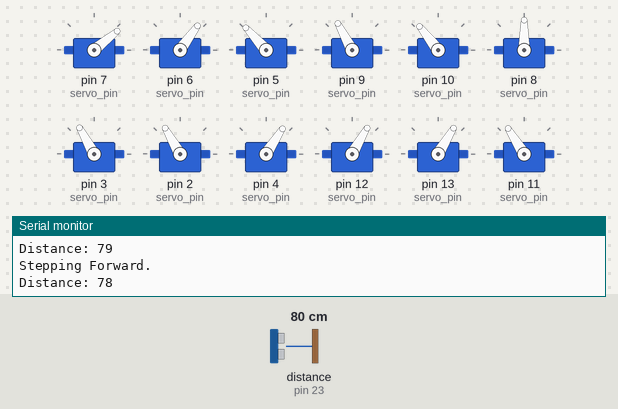
This sketch was run on a simulated Arduino Mega 2560, built with avr-gcc and run on an emulated ATmega2560. On the bench: 12 × servo, the last lines printed to the serial monitor. Wiring (inferred from the names in the program): ultrasonic range finder: trigger pin 22; echo pin 23. The inputs (shaded band) are chosen by the test bench; at power-on: distance to the obstacle (sensor on pin 23) 80 cm. The echo pulse lasts 58.3 µs per cm.

Above: at 5.8 s.
5.9 s: distance to the obstacle (sensor on pin 23) set to 2 cm
At 6.64 s:
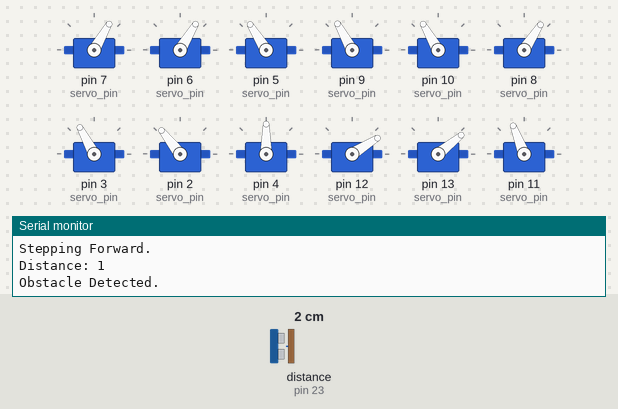
9.4 s: distance to the obstacle (sensor on pin 23) set to 35 cm
At 10.34 s:
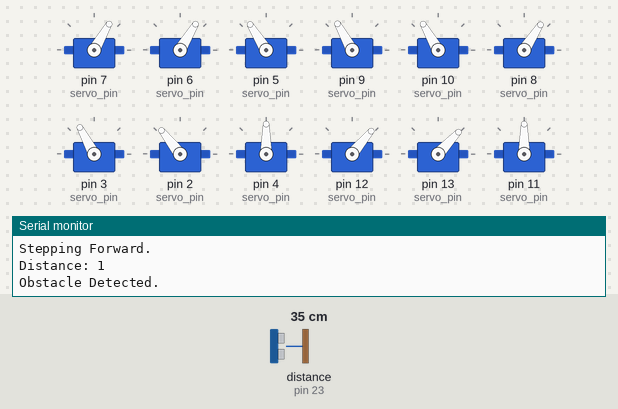
12.9 s: distance to the obstacle (sensor on pin 23) set to 24 cm
At 15.96 s:
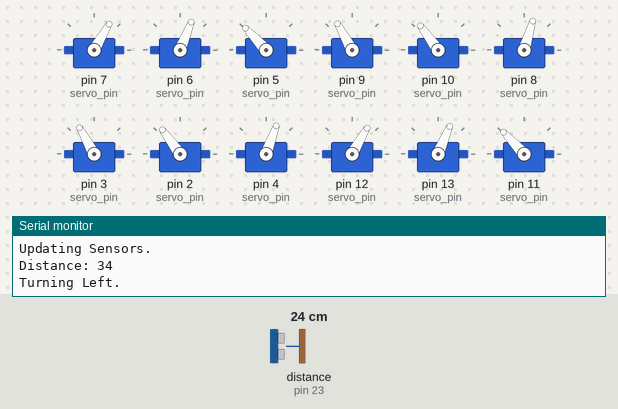
16.8 s: distance to the obstacle (sensor on pin 23) set to 18 cm
At 17.8 s:
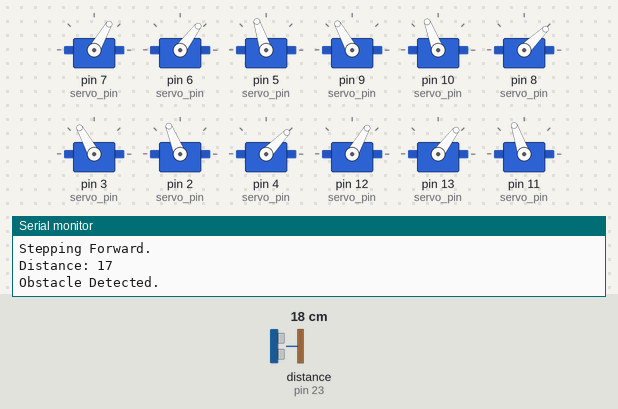
28.1 s: distance to the obstacle (sensor on pin 23) set to 60 cm
32.0 s: distance to the obstacle (sensor on pin 23) set to 9 cm
Timing chart, 0 to 52.9 s (numbered marks = the images above; inputs shaded):
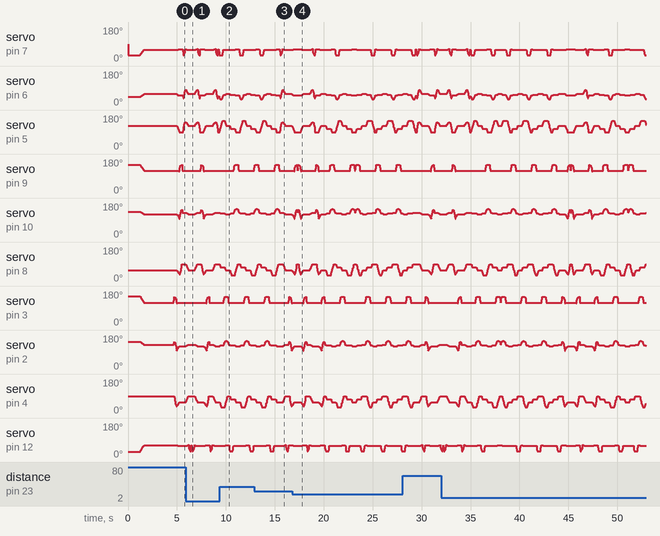

Measured:
- the behaviour switches between 22 and 21 cm on distance to the obstacle (sensor on pin 23) (found by bisection; images 3 and 4)

The sketch:

ArcanthrobotFinal.ino
```cpp
/* Project: Arcanthrobot
 *  Author: Laneal Dickerson, Ricky Le, Michael Moloney
  - Partial Code Credit:  panerqiang@sunfounder.com
  - Date:  4/18/2019
  - Class: CSC 4110 Embedded Systems
  - Instructor: Dr. Michael Weeks
   -----------------------------------------------------------------------------
  - Overview: This project allows a robot using an Arduino Mega 2560 and a HC-SR04
    Sensor to "Autonomously" Move around and avoid obstacles.
  - Usage: Run the Code and Upload to Arduino Board. The Robot will begin to move on
    its own.
 */

#include <Servo.h>    //Need Servo Library to Initialize and Use Servos
#include <FlexiTimer2.h>//Need FlexiTimer Library to control speed and timing of Servos

/* Servo Initialization */
Servo servo[4][3];
const int servo_pin[4][3] = { {7, 6, 5}, {9, 10, 8}, {3, 2, 4}, {12, 13, 11} };

/* Defined Constants for Size of Robot */
const float length_a = 55;
const float length_b = 77.5;
const float length_c = 27.5;
const float length_side = 71;
const float z_absolute = -28;

/* Defined Constants for Movement */
const float z_default = -50, z_up = -30, z_boot = z_absolute;
const float x_default = 62, x_offset = 0;
const float y_start = 0, y_step = 40;

/* Defined Variables for Movement */
volatile float site_now[4][3];    //"Real-Time" Coordinates of Legs
volatile float site_expect[4][3]; //Expected Coordinates of Legs
float temp_speed[4][3];   //Speed of Servo Motors (Turn Speed), Re-calculated before every movement
float move_speed;     //Movement Speed
float speed_multiple = 1; //Movement Speed Multiple
const float spot_turn_speed = 4;
const float leg_move_speed = 8;
const float body_move_speed = 3;
const float stand_seat_speed = 1;
volatile int rest_counter;      //Automatic Rest Counter
const float KEEP = 255;
const float pi = 3.1415926;
/* Defined Constants for Turning */
const float temp_a = sqrt(pow(2 * x_default + length_side, 2) + pow(y_step, 2));
const float temp_b = 2 * (y_start + y_step) + length_side;
const float temp_c = sqrt(pow(2 * x_default + length_side, 2) + pow(2 * y_start + y_step + length_side, 2));
const float temp_alpha = acos((pow(temp_a, 2) + pow(temp_b, 2) - pow(temp_c, 2)) / 2 / temp_a / temp_b);
const float turn_x1 = (temp_a - length_side) / 2;
const float turn_y1 = y_start + y_step / 2;
const float turn_x0 = turn_x1 - temp_b * cos(temp_alpha);
const float turn_y0 = temp_b * sin(temp_alpha) - turn_y1 - length_side;

/* Initialize Sensor and Sensor Variables */
const int trigPin = 22;
const int echoPin = 23;
long duration;
int distance;

void setup(){
  pinMode(trigPin, OUTPUT); // Set Trig Pin on Sensor to Output
  pinMode(echoPin, INPUT); // Set Echo Pin on Sensor to read Input
  Serial.begin(9600); // Serial Communication Baud Rate
  Serial.println("Robot starts initialization");
  set_site(0, x_default - x_offset, y_start + y_step, z_boot); // Initialize Default/Starting Coordinates
  set_site(1, x_default - x_offset, y_start + y_step, z_boot);
  set_site(2, x_default + x_offset, y_start, z_boot);
  set_site(3, x_default + x_offset, y_start, z_boot);
  for (int i = 0; i < 4; i++){
    for (int j = 0; j < 3; j++){
      site_now[i][j] = site_expect[i][j];
    }
  }
  FlexiTimer2::set(20, servo_service); //Start Servo Timers
  FlexiTimer2::start();
  Serial.println("Servo service started");
  servo_attach(); //Initialize Servos
  Serial.println("Servos initialized");
  Serial.println("Robot initialization Complete");
  stand();
  delay(3000);
}

/* Function to Initialize Servos / Set Pins */
void servo_attach(void){
  for (int i = 0; i < 4; i++){
    for (int j = 0; j < 3; j++){
      servo[i][j].attach(servo_pin[i][j]);
      delay(100);
    }
  }
}

/* Function to Remove Servo Communication from Pins (For Documentation) */
void servo_detach(void){
  for (int i = 0; i < 4; i++){
    for (int j = 0; j < 3; j++){
      servo[i][j].detach();
      delay(100);
    }
  }
}

/* Loop Function; Senses Surrounding and Avoids if Necessary; Constantly Moves Forward */
void loop(){
  sense();
  avoid();
  step_forward(1);
}

/* Senses using HCSR04 Sensor; Pulses for 2 Microseconds then Pulses a HIGH Signal for Echo to read back information */
void sense(){
  digitalWrite(trigPin, LOW);
  delayMicroseconds(2);
  digitalWrite(trigPin, HIGH);
  delayMicroseconds(10);
  digitalWrite(trigPin, LOW);
  duration = pulseIn(echoPin, HIGH);
  distance= duration*0.034/2; //Calculate Distance from the Return Time of the Sound Wave
  Serial.print("Distance: ");
  Serial.println(distance);
}

/* If Distance Calculated is Less than 20, Step Back and Check Left, if Object is still in the way, turn right */
void avoid(){
    if(distance <= 20){
      Serial.println("Obstacle Detected.");
      step_back(3);
      turn_left(3);
      Serial.println("Updating Sensors.");
      sense();
      if(distance <= 20){
        turn_right(6);
      }
        else{
          turn_left(3);
        }
      }
}

/* Standing Function, Used to have a default starting stance */
void stand(void){
  move_speed = stand_seat_speed;
  for (int leg = 0; leg < 4; leg++){
    set_site(leg, KEEP, KEEP, z_default);
  }
  wait_all_reach();
  Serial.println("Standing.");
}

/* Turn Left Function */
/* Function moves Legs 1 and 3, and then waits for Servos to finish before moving 2 and 4, Simulating Turning Movement */
void turn_left(unsigned int step){
  move_speed = spot_turn_speed;
  while (step-- > 0){
    if (site_now[3][1] == y_start){
      set_site(3, x_default + x_offset, y_start, z_up); //Move Leg 0 and 2
      wait_all_reach();

      set_site(0, turn_x1 - x_offset, turn_y1, z_default);
      set_site(1, turn_x0 - x_offset, turn_y0, z_default);
      set_site(2, turn_x1 + x_offset, turn_y1, z_default);
      set_site(3, turn_x0 + x_offset, turn_y0, z_up);
      wait_all_reach();

      set_site(3, turn_x0 + x_offset, turn_y0, z_default);
      wait_all_reach();

      set_site(0, turn_x1 + x_offset, turn_y1, z_default);
      set_site(1, turn_x0 + x_offset, turn_y0, z_default);
      set_site(2, turn_x1 - x_offset, turn_y1, z_default);
      set_site(3, turn_x0 - x_offset, turn_y0, z_default);
      wait_all_reach();

      set_site(1, turn_x0 + x_offset, turn_y0, z_up);
      wait_all_reach();

      set_site(0, x_default + x_offset, y_start, z_default);
      set_site(1, x_default + x_offset, y_start, z_up);
      set_site(2, x_default - x_offset, y_start + y_step, z_default);
      set_site(3, x_default - x_offset, y_start + y_step, z_default);
      wait_all_reach();

      set_site(1, x_default + x_offset, y_start, z_default);
      wait_all_reach();
    }
    else{
      set_site(0, x_default + x_offset, y_start, z_up); //Move Leg 1 and 3
      wait_all_reach();

      set_site(0, turn_x0 + x_offset, turn_y0, z_up);
      set_site(1, turn_x1 + x_offset, turn_y1, z_default);
      set_site(2, turn_x0 - x_offset, turn_y0, z_default);
      set_site(3, turn_x1 - x_offset, turn_y1, z_default);
      wait_all_reach();

      set_site(0, turn_x0 + x_offset, turn_y0, z_default);
      wait_all_reach();

      set_site(0, turn_x0 - x_offset, turn_y0, z_default);
      set_site(1, turn_x1 - x_offset, turn_y1, z_default);
      set_site(2, turn_x0 + x_offset, turn_y0, z_default);
      set_site(3, turn_x1 + x_offset, turn_y1, z_default);
      wait_all_reach();

      set_site(2, turn_x0 + x_offset, turn_y0, z_up);
      wait_all_reach();

      set_site(0, x_default - x_offset, y_start + y_step, z_default);
      set_site(1, x_default - x_offset, y_start + y_step, z_default);
      set_site(2, x_default + x_offset, y_start, z_up);
      set_site(3, x_default + x_offset, y_start, z_default);
      wait_all_reach();

      set_site(2, x_default + x_offset, y_start, z_default);
      wait_all_reach();
    }
  }
  Serial.println("Turning Left.");
}

/* Turning Right Function */
/* Does the Reverse order of turn_left() */
void turn_right(unsigned int step){
  move_speed = spot_turn_speed;
  while (step-- > 0){
    if (site_now[2][1] == y_start){
      set_site(2, x_default + x_offset, y_start, z_up); //Move Legs 1 and 3
      wait_all_reach();

      set_site(0, turn_x0 - x_offset, turn_y0, z_default);
      set_site(1, turn_x1 - x_offset, turn_y1, z_default);
      set_site(2, turn_x0 + x_offset, turn_y0, z_up);
      set_site(3, turn_x1 + x_offset, turn_y1, z_default);
      wait_all_reach();

      set_site(2, turn_x0 + x_offset, turn_y0, z_default);
      wait_all_reach();

      set_site(0, turn_x0 + x_offset, turn_y0, z_default);
      set_site(1, turn_x1 + x_offset, turn_y1, z_default);
      set_site(2, turn_x0 - x_offset, turn_y0, z_default);
      set_site(3, turn_x1 - x_offset, turn_y1, z_default);
      wait_all_reach();

      set_site(0, turn_x0 + x_offset, turn_y0, z_up);
      wait_all_reach();

      set_site(0, x_default + x_offset, y_start, z_up);
      set_site(1, x_default + x_offset, y_start, z_default);
      set_site(2, x_default - x_offset, y_start + y_step, z_default);
      set_site(3, x_default - x_offset, y_start + y_step, z_default);
      wait_all_reach();

      set_site(0, x_default + x_offset, y_start, z_default);
      wait_all_reach();
    }
    else{
      set_site(1, x_default + x_offset, y_start, z_up); //Move Legs 0 and 2
      wait_all_reach();

      set_site(0, turn_x1 + x_offset, turn_y1, z_default);
      set_site(1, turn_x0 + x_offset, turn_y0, z_up);
      set_site(2, turn_x1 - x_offset, turn_y1, z_default);
      set_site(3, turn_x0 - x_offset, turn_y0, z_default);
      wait_all_reach();

      set_site(1, turn_x0 + x_offset, turn_y0, z_default);
      wait_all_reach();

      set_site(0, turn_x1 - x_offset, turn_y1, z_default);
      set_site(1, turn_x0 - x_offset, turn_y0, z_default);
      set_site(2, turn_x1 + x_offset, turn_y1, z_default);
      set_site(3, turn_x0 + x_offset, turn_y0, z_default);
      wait_all_reach();

      set_site(3, turn_x0 + x_offset, turn_y0, z_up);
      wait_all_reach();

      set_site(0, x_default - x_offset, y_start + y_step, z_default);
      set_site(1, x_default - x_offset, y_start + y_step, z_default);
      set_site(2, x_default + x_offset, y_start, z_default);
      set_site(3, x_default + x_offset, y_start, z_up);
      wait_all_reach();

      set_site(3, x_default + x_offset, y_start, z_default);
      wait_all_reach();
    }
  }
  Serial.println("Turning Right.");
}

/* Move Forward */
/* Imitates Spider Movement going Forward */
void step_forward(unsigned int step){
  move_speed = leg_move_speed;
  while (step-- > 0){
    if (site_now[2][1] == y_start){
      set_site(2, x_default + x_offset, y_start, z_up); //Move Legs 0 and 1
      wait_all_reach();
      set_site(2, x_default + x_offset, y_start + 2 * y_step, z_up);
      wait_all_reach();
      set_site(2, x_default + x_offset, y_start + 2 * y_step, z_default);
      wait_all_reach();

      move_speed = body_move_speed;

      set_site(0, x_default + x_offset, y_start, z_default);
      set_site(1, x_default + x_offset, y_start + 2 * y_step, z_default);
      set_site(2, x_default - x_offset, y_start + y_step, z_default);
      set_site(3, x_default - x_offset, y_start + y_step, z_default);
      wait_all_reach();

      move_speed = leg_move_speed;

      set_site(1, x_default + x_offset, y_start + 2 * y_step, z_up);
      wait_all_reach();
      set_site(1, x_default + x_offset, y_start, z_up);
      wait_all_reach();
      set_site(1, x_default + x_offset, y_start, z_default);
      wait_all_reach();
    }
    else{
      set_site(0, x_default + x_offset, y_start, z_up); //Move Legs 2 and 3
      wait_all_reach();
      set_site(0, x_default + x_offset, y_start + 2 * y_step, z_up);
      wait_all_reach();
      set_site(0, x_default + x_offset, y_start + 2 * y_step, z_default);
      wait_all_reach();

      move_speed = body_move_speed;

      set_site(0, x_default - x_offset, y_start + y_step, z_default);
      set_site(1, x_default - x_offset, y_start + y_step, z_default);
      set_site(2, x_default + x_offset, y_start, z_default);
      set_site(3, x_default + x_offset, y_start + 2 * y_step, z_default);
      wait_all_reach();

      move_speed = leg_move_speed;

      set_site(3, x_default + x_offset, y_start + 2 * y_step, z_up);
      wait_all_reach();
      set_site(3, x_default + x_offset, y_start, z_up);
      wait_all_reach();
      set_site(3, x_default + x_offset, y_start, z_default);
      wait_all_reach();
    }
  }
  Serial.println("Stepping Forward.");
}

/*Move Backwards Function */
/* Does the Reverse of step_forward() */
void step_back(unsigned int step){
  move_speed = leg_move_speed;
  while (step-- > 0){
    if (site_now[3][1] == y_start){
      set_site(3, x_default + x_offset, y_start, z_up); //Move Legs 0 and 3
      wait_all_reach();
      set_site(3, x_default + x_offset, y_start + 2 * y_step, z_up);
      wait_all_reach();
      set_site(3, x_default + x_offset, y_start + 2 * y_step, z_default);
      wait_all_reach();

      move_speed = body_move_speed;

      set_site(0, x_default + x_offset, y_start + 2 * y_step, z_default);
      set_site(1, x_default + x_offset, y_start, z_default);
      set_site(2, x_default - x_offset, y_start + y_step, z_default);
      set_site(3, x_default - x_offset, y_start + y_step, z_default);
      wait_all_reach();

      move_speed = leg_move_speed;

      set_site(0, x_default + x_offset, y_start + 2 * y_step, z_up);
      wait_all_reach();
      set_site(0, x_default + x_offset, y_start, z_up);
      wait_all_reach();
      set_site(0, x_default + x_offset, y_start, z_default);
      wait_all_reach();
    }
    else{
      set_site(1, x_default + x_offset, y_start, z_up); //Moves Legs 1 and 2
      wait_all_reach();
      set_site(1, x_default + x_offset, y_start + 2 * y_step, z_up);
      wait_all_reach();
      set_site(1, x_default + x_offset, y_start + 2 * y_step, z_default);
      wait_all_reach();

      move_speed = body_move_speed;

      set_site(0, x_default - x_offset, y_start + y_step, z_default);
      set_site(1, x_default - x_offset, y_start + y_step, z_default);
      set_site(2, x_default + x_offset, y_start + 2 * y_step, z_default);
      set_site(3, x_default + x_offset, y_start, z_default);
      wait_all_reach();

      move_speed = leg_move_speed;

      set_site(2, x_default + x_offset, y_start + 2 * y_step, z_up);
      wait_all_reach();
      set_site(2, x_default + x_offset, y_start, z_up);
      wait_all_reach();
      set_site(2, x_default + x_offset, y_start, z_default);
      wait_all_reach();
    }
  }
}

/* Timer for Servos */
/* when set_site() is called, this function moves the servo to end point in a line */
void servo_service(void){
  sei();
  static float alpha, beta, gamma;
  for (int i = 0; i < 4; i++){
    for (int j = 0; j < 3; j++){
      if (abs(site_now[i][j] - site_expect[i][j]) >= abs(temp_speed[i][j]))
        site_now[i][j] += temp_speed[i][j];
      else
        site_now[i][j] = site_expect[i][j];
    }
    cartesian_to_polar(alpha, beta, gamma, site_now[i][0], site_now[i][1], site_now[i][2]);
    polar_to_servo(i, alpha, beta, gamma);
  }
  rest_counter++;
}

/*Function to Move Servo in a Synchronous Motion*/
void set_site(int leg, float x, float y, float z){
  float length_x = 0, length_y = 0, length_z = 0;

  if (x != KEEP)
    length_x = x - site_now[leg][0];
  if (y != KEEP)
    length_y = y - site_now[leg][1];
  if (z != KEEP)
    length_z = z - site_now[leg][2];

  float length = sqrt(pow(length_x, 2) + pow(length_y, 2) + pow(length_z, 2));

  temp_speed[leg][0] = length_x / length * move_speed * speed_multiple;
  temp_speed[leg][1] = length_y / length * move_speed * speed_multiple;
  temp_speed[leg][2] = length_z / length * move_speed * speed_multiple;

  if (x != KEEP)
    site_expect[leg][0] = x;
  if (y != KEEP)
    site_expect[leg][1] = y;
  if (z != KEEP)
    site_expect[leg][2] = z;
}

/* Function to block other movement functions until the previous one is finished */
void wait_reach(int leg){
  while (1)
    if (site_now[leg][0] == site_expect[leg][0])
      if (site_now[leg][1] == site_expect[leg][1])
        if (site_now[leg][2] == site_expect[leg][2])
          break;
}

/*Function to block other movement functions until All other functions are finished */
void wait_all_reach(void){
  for (int i = 0; i < 4; i++)
    wait_reach(i);
}

/* Converts Cartesian Coordinates to Polar Coordinates (since Servos are in Cartesian 3D Space but turn in Polar Space */
void cartesian_to_polar(volatile float &alpha, volatile float &beta, volatile float &gamma, volatile float x, volatile float y, volatile float z){
  float v, w;
  w = (x >= 0 ? 1 : -1) * (sqrt(pow(x, 2) + pow(y, 2)));
  v = w - length_c;
  alpha = atan2(z, v) + acos((pow(length_a, 2) - pow(length_b, 2) + pow(v, 2) + pow(z, 2)) / 2 / length_a / sqrt(pow(v, 2) + pow(z, 2)));
  beta = acos((pow(length_a, 2) + pow(length_b, 2) - pow(v, 2) - pow(z, 2)) / 2 / length_a / length_b);
  //calculate x-y-z degree
  gamma = (w >= 0) ? atan2(y, x) : atan2(-y, -x);
  //trans degree pi->180
  alpha = alpha / pi * 180;
  beta = beta / pi * 180;
  gamma = gamma / pi * 180;
}

/* Converts Polar Coordinates to Servo Turn Distance */
void polar_to_servo(int leg, float alpha, float beta, float gamma){
  if (leg == 0){
    alpha = 90 - alpha;
    beta = beta;
    gamma += 90;
  }
  else if (leg == 1){
    alpha += 90;
    beta = 180 - beta;
    gamma = 90 - gamma;
  }
  else if (leg == 2){
    alpha += 90;
    beta = 180 - beta;
    gamma = 90 - gamma;
  }
  else if (leg == 3){
    alpha = 90 - alpha;
    beta = beta;
    gamma += 90;
  }
  servo[leg][0].write(alpha);
  servo[leg][1].write(beta);
  servo[leg][2].write(gamma);
}
```
